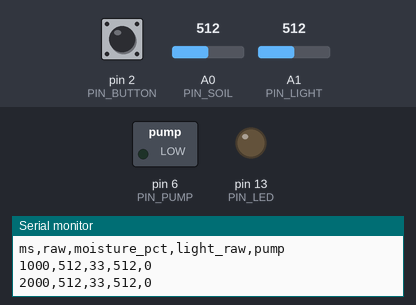
Recording of a sketch running on a simulated Arduino Uno, built with avr-gcc and run on an emulated ATmega328P. On the bench: switched loads named in the sketch (green lamp = pin HIGH), output pins drawn as LEDs (lit = HIGH), the last lines printed to the serial monitor. Inputs (shaded band) come from the test bench; at power-on: A0 (PIN_SOIL) = 512, pin 2 (PIN_BUTTON) HIGH, A1 (PIN_LIGHT) = 512.

Above: at 2.8 s.
2.9 s: A0 (PIN_SOIL) set to 531
7.1 s: A0 (PIN_SOIL) set to 434
At 7.1 s:
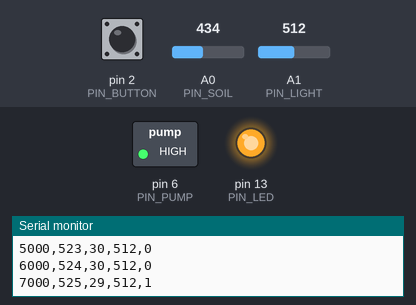
11.3 s: A0 (PIN_SOIL) set to 404
Timing chart, 0 to 14.3 s (numbered marks = the images above; inputs shaded):
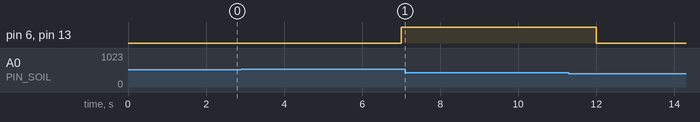

Measured:
- after the input at 2.9 s, pin 6 (PIN_PUMP), pin 13 (PIN_LED): LOW → HIGH after 4.1 s

The sketch:

plant_monitor.ino
```cpp
// Arduino plant monitor: soil moisture + light logging, safe automatic watering.
// Board: Arduino Uno / Nano (5 V, ATmega328P). No external libraries needed.
//
// Wiring (see ../../hardware/wiring.svg):
//   A0  <- capacitive soil moisture sensor (analog out)
//   A1  <- LDR divider (LDR to 5V, 10k to GND, junction to A1)
//   D6  -> gate of logic-level N-MOSFET (pump low side), 100 ohm in series
//   D13 -> onboard LED shows "pump ON"
//   D2  <- push button to GND (hold at boot to run the calibration printout)

#include "plant_logic.h"

const uint8_t PIN_SOIL   = A0;
const uint8_t PIN_LIGHT  = A1;
const uint8_t PIN_PUMP   = 6;
const uint8_t PIN_LED    = 13;
const uint8_t PIN_BUTTON = 2;

// CALIBRATE THESE: run with the button held at power-up, read the printout.
PlantConfig cfg = {
  /* dryRaw      */ 620,
  /* wetRaw      */ 300,
  /* onBelowPct  */ 30,
  /* offAbovePct */ 45,
  /* maxPumpMs   */ 10UL * 1000UL,        // never run longer than 10 s at once
  /* lockoutMs   */ 30UL * 60UL * 1000UL  // at least 30 min between runs
};

PlantState st;

const uint8_t N_AVG = 8;
int ring[N_AVG];
uint8_t ringIdx = 0;
bool ringFull = false;

int readSoilAveraged() {
  ring[ringIdx++] = analogRead(PIN_SOIL);
  if (ringIdx >= N_AVG) { ringIdx = 0; ringFull = true; }
  uint8_t n = ringFull ? N_AVG : ringIdx;
  long sum = 0;
  for (uint8_t i = 0; i < n; i++) sum += ring[i];
  return (int)(sum / n);
}

void setup() {
  pinMode(PIN_PUMP, OUTPUT);
  digitalWrite(PIN_PUMP, LOW);          // pump definitely off at boot
  pinMode(PIN_LED, OUTPUT);
  pinMode(PIN_BUTTON, INPUT_PULLUP);
  Serial.begin(115200);
  plantInit(st);

  if (digitalRead(PIN_BUTTON) == LOW) { // calibration mode, pump stays OFF
    Serial.println(F("CALIBRATION MODE: note dry-air and water readings"));
    while (true) {
      Serial.print(F("raw=")); Serial.println(analogRead(PIN_SOIL));
      delay(500);
    }
  }
  Serial.println(F("ms,raw,moisture_pct,light_raw,pump"));
}

void loop() {
  static uint32_t lastTick = 0;
  uint32_t now = millis();
  if ((uint32_t)(now - lastTick) < 1000UL) return;   // 1 Hz control loop
  lastTick = now;

  int raw = readSoilAveraged();
  bool pump = plantStep(st, cfg, raw, now);
  digitalWrite(PIN_PUMP, pump ? HIGH : LOW);
  digitalWrite(PIN_LED, pump ? HIGH : LOW);

  Serial.print(now);            Serial.print(',');
  Serial.print(raw);            Serial.print(',');
  Serial.print(st.lastPct);     Serial.print(',');
  Serial.print(analogRead(PIN_LIGHT)); Serial.print(',');
  Serial.println(pump ? 1 : 0);
}
```

plant_logic.h
```cpp
// Pure control logic for the plant monitor. No Arduino calls in here,
// so it can be compile-checked and unit-tested on a PC.
#ifndef PLANT_LOGIC_H
#define PLANT_LOGIC_H

#include <stdint.h>

struct PlantConfig {
  int      dryRaw;         // ADC reading with the sensor in dry air (calibrate!)
  int      wetRaw;         // ADC reading with the sensor in a glass of water (calibrate!)
  uint8_t  onBelowPct;     // start watering below this moisture %
  uint8_t  offAbovePct;    // stop watering above this moisture %
  uint32_t maxPumpMs;      // hard limit for one watering run
  uint32_t lockoutMs;      // minimum time between two runs
};

struct PlantState {
  bool     pumpOn;
  uint32_t pumpStartMs;
  uint32_t lastRunEndMs;
  bool     everRan;
  uint8_t  lastPct;
};

inline void plantInit(PlantState &s) {
  s.pumpOn = false;
  s.pumpStartMs = 0;
  s.lastRunEndMs = 0;
  s.everRan = false;
  s.lastPct = 0;
}

// Raw ADC -> 0..100 % moisture. Capacitive sensors read HIGH when dry.
inline uint8_t rawToPercent(int raw, int dryRaw, int wetRaw) {
  if (dryRaw == wetRaw) return 0;
  long num = (long)(dryRaw - raw) * 100L;
  long den = (long)(dryRaw - wetRaw);
  long pct = num / den;
  if (pct < 0) pct = 0;
  if (pct > 100) pct = 100;
  return (uint8_t)pct;
}

// One control step. Returns true if the pump should be ON.
// 'now' is millis(). Unsigned subtraction keeps it correct across millis() rollover.
inline bool plantStep(PlantState &s, const PlantConfig &c, int raw, uint32_t now) {
  s.lastPct = rawToPercent(raw, c.dryRaw, c.wetRaw);

  if (s.pumpOn) {
    bool tooLong = (uint32_t)(now - s.pumpStartMs) >= c.maxPumpMs;
    bool wetEnough = s.lastPct >= c.offAbovePct;
    if (tooLong || wetEnough) {
      s.pumpOn = false;
      s.lastRunEndMs = now;
      s.everRan = true;
    }
  } else {
    bool dry = s.lastPct < c.onBelowPct;
    bool lockedOut = s.everRan && (uint32_t)(now - s.lastRunEndMs) < c.lockoutMs;
    if (dry && !lockedOut) {
      s.pumpOn = true;
      s.pumpStartMs = now;
    }
  }
  return s.pumpOn;
}

#endif
```
